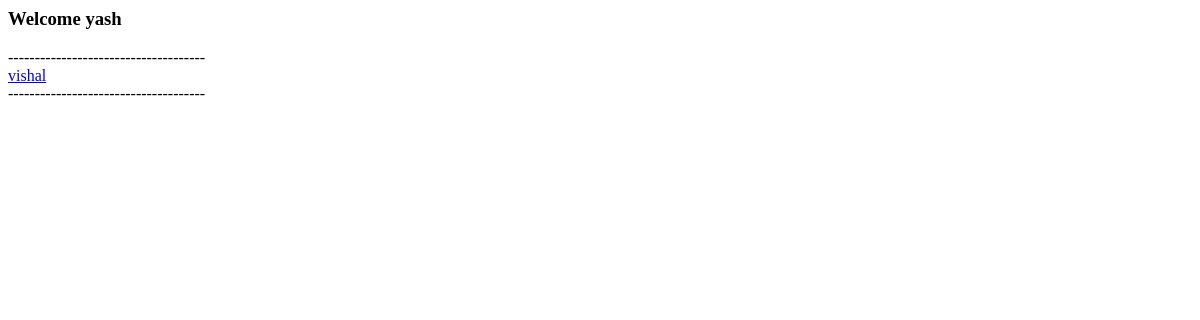
Before: / (signed in) with the older database file.
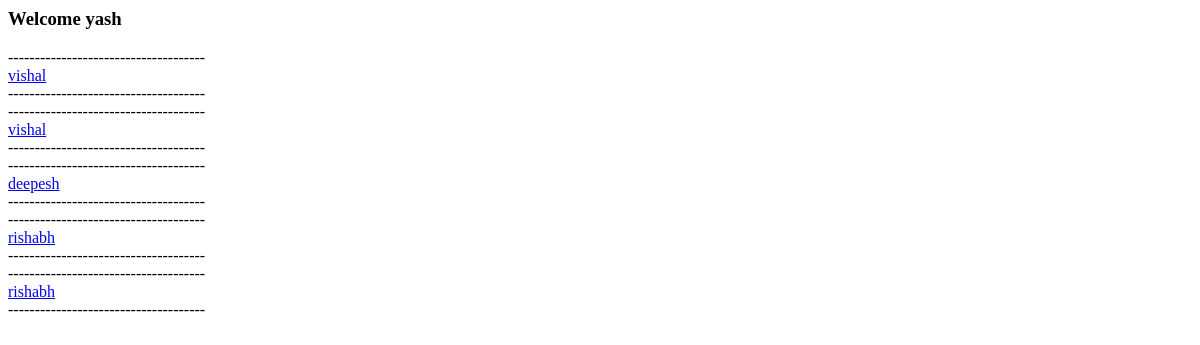
After: the same page with the newer database file.
### chat/models.py (models this page shows, shortened)
@python_2_unicode_compatible
class Link(models.Model):
    room = models.ForeignKey(Room, on_delete=models.CASCADE)
    user = models.ForeignKey(User, on_delete=models.CASCADE)
    group = models.BooleanField(default=False)
    timestamp = models.DateTimeField(default=timezone.now, db_index=True)

### chat/views.py (the view)
# urls.py: url(r'^$', views.index, name='index'),
def index(request):
    if request.user.is_authenticated():
        chats = Link.objects.filter(user=request.user)
        users = list()
        for i in chats:
            r = i.room
            part = Link.objects.filter(room=r)
            users+= part
            myself = Link.objects.get(user=request.user,room=r)
            users.remove(myself)
        context = {
        'users' : users,
        'chats' : chats,
        }
        return render(request,'chat/messages.html',context)
    else:
	   return render(request, 'chat/index.html')

### chat/templates/chat/messages.html (shortened to what this page needs)
<h3> Welcome {{user.get_username}}</h3>
{%for i in users%}
-------------------------------------<br>
<a href ={% url 'chatroom' i.room_id %}>{{i.user}}</a><br>
-------------------------------------<br>
{%endfor%}

Changed rows visible on the page:
added Link: user "vishal"
added Link: user "deepesh"
added Link: user "rishabh"
added Link: user "rishabh"
